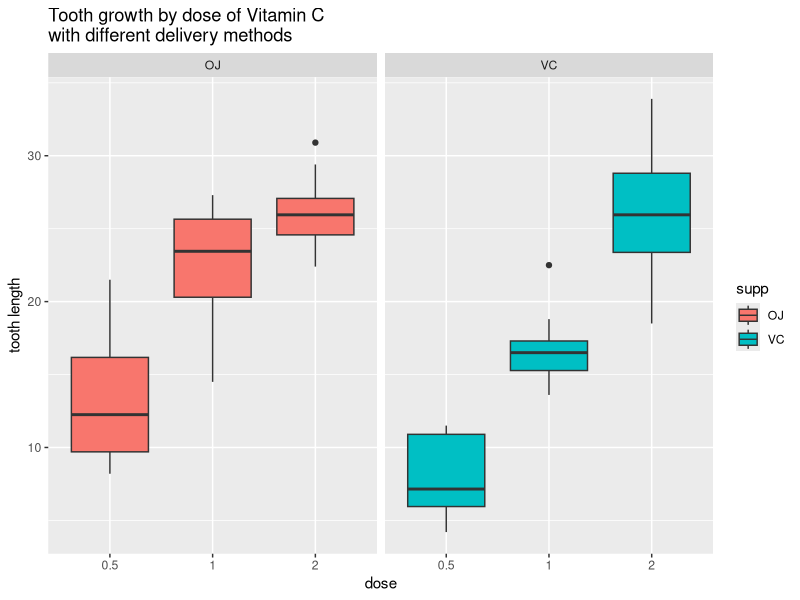

The R source for this figure:
## ---- chunk 1
library(ggplot2)
library(dplyr)
options(scipen=2)
## ---- chunk 2
library(datasets)
data(ToothGrowth)
## ---- chunk 3
head(ToothGrowth)
summary(ToothGrowth)
ToothGrowth$dose <- as.factor(ToothGrowth$dose) # coerce 'dose' to factor
## ---- chunk 4
ggplot(data = ToothGrowth, aes(dose, len)) + geom_boxplot(aes(fill = supp)) + ggtitle("Tooth growth by dose of Vitamin C\nwith different delivery methods") + ylab("tooth length") + facet_grid(. ~ supp)
## ---- chunk 5
# make three subsets
dose05or1 <- subset(ToothGrowth, dose == "0.5" | dose == "1")
dose1or2 <- subset(ToothGrowth, dose == "1" | dose == "2")
dose05or2 <- subset(ToothGrowth, dose == "0.5" | dose == "2")
## ---- chunk 6
t.test(len ~ dose, data = dose05or2)
t.test(len ~ dose, data = dose1or2)
t.test(len ~ dose, data = dose05or2)
## ---- chunk 7
compared.doses <- c("0.5 and 1", "1 and 2", "0.5 and 2")

p.values <- c(t.test(len ~ dose, data = dose05or2)$p.value, 
              t.test(len ~ dose, data = dose1or2)$p.value, 
              t.test(len ~ dose, data = dose05or2)$p.value)

conf.int.lower <- round(c(t.test(len ~ dose, data = dose05or2)$conf.int[1], 
                    t.test(len ~ dose, data = dose1or2)$conf.int[1], 
                    t.test(len ~ dose, data = dose05or2)$conf.int[1]), 3)

conf.int.higher <- round(c(t.test(len ~ dose, data = dose05or2)$conf.int[2], 
                    t.test(len ~ dose, data = dose1or2)$conf.int[2], 
                    t.test(len ~ dose, data = dose05or2)$conf.int[2]), 3)

data.frame(compared.doses, p.values, conf.int.lower, conf.int.higher)
## ---- chunk 8
t.test(len ~ supp, data = ToothGrowth)
## ---- chunk 9
ToothGrowth %>% group_by(supp, dose) %>% summarise(mean(len), sd(len))
## ---- chunk 10
# make three subsets
dose05 <- subset(ToothGrowth, dose == "0.5")
dose1 <- subset(ToothGrowth, dose == "1")
dose2 <- subset(ToothGrowth, dose == "2")
## ---- chunk 11
t.test(len ~ supp, data = dose05)
t.test(len ~ supp, data = dose1)
t.test(len ~ supp, data = dose2)
## ---- chunk 12
doses <- c("0.5", "1", "2")

p.values <- round(c(t.test(len ~ supp, data = dose05)$p.value, 
              t.test(len ~ supp, data = dose1)$p.value, 
              t.test(len ~ supp, data = dose2)$p.value), 5)

conf.int.lower <- round(c(t.test(len ~ supp, data = dose05)$conf.int[1], 
                    t.test(len ~ supp, data = dose1)$conf.int[1], 
                    t.test(len ~ supp, data = dose2)$conf.int[1]), 3)

conf.int.higher <- round(c(t.test(len ~ supp, data = dose05)$conf.int[2], 
                    t.test(len ~ supp, data = dose1)$conf.int[2], 
                    t.test(len ~ supp, data = dose2)$conf.int[2]), 3)

data.frame(doses, p.values, conf.int.lower, conf.int.higher)
